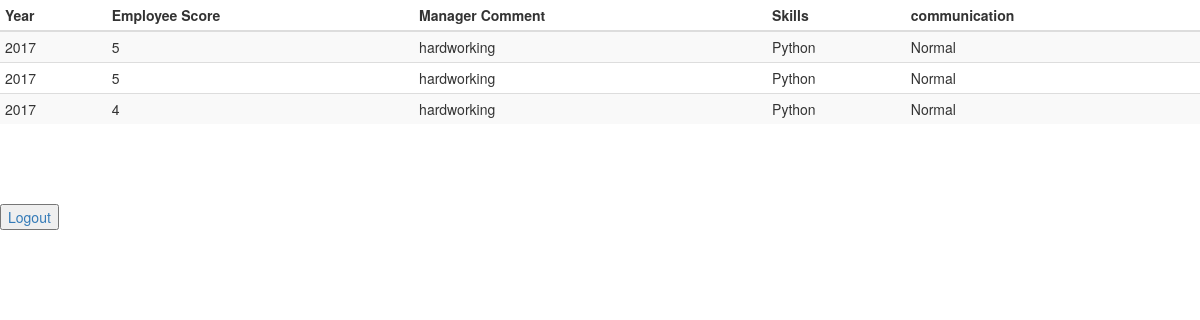
Screenshot of /EmployeeAppraisalapp/ (signed in) with the database file from the repository.
### EmployeeAppraisalapp/models.py (models this page shows)
class Appraisal(models.Model):
    year = models.IntegerField()
    employee_score = models.IntegerField()
    manager_comment = models.CharField(max_length=300)
    competencies = models.ForeignKey(Competencies, on_delete=models.CASCADE)
    employee = models.ForeignKey(Employee, on_delete=models.CASCADE)

class Competencies(models.Model):
    skills = models.CharField(max_length=200)
    communication = models.CharField(max_length=200)

### EmployeeAppraisalapp/views.py (the view)
@login_required
def index(request):
    employee = Employee.objects.get(user=request.user)
    if employee.employee_type == 'CEO' or employee.employee_type == 'Manager':
        employee_list = employee.get_all_children(include_self=False)
        context = {'employee_list': employee_list, 'msg': 'manager'}
    else:
        feedback = Appraisal.objects.filter(employee=employee)
        context = {'feedback': feedback, 'msg': 'employee'}
    return render(request, 'EmployeeAppraisalapp/index.html', context)

### EmployeeAppraisalapp/templates/EmployeeAppraisalapp/index.html (shortened to what this page needs)
<!DOCTYPE html>
<html lang="en">
<head>
    <link rel="stylesheet" href="https://maxcdn.bootstrapcdn.com/bootstrap/3.3.7/css/bootstrap.min.css">
</head>
<body>
{% if msg == "manager" %}
    {% if employee_list %}
        <table class="table table-striped table-condensed">
        <thead>
            <tr>
                <th>Name</th>
                <th>Employee Type</th>
                <th>Report To</th>
                <th>address</th>
            </tr>
        </thead>
        <tbody>
                {% for employee in employee_list%}
                    <tr>
                    <td>{{employee.user.username}}</td>
                    <td>{{employee.employee_type}}</td>
                    <td>{{employee.report_to.user.username}}</td>
                    <td>{{employee.address}}</td>
                    <td><a href="{{employee.id}}/detail">View Previous Feedback</a></td>
                     <td><a href="{{employee.id}}/feedback">Give Feedback</a></td>
                    </tr>
                {% endfor %}
        </tbody>
        </table>
    {%else%}
        <p>No Employee is Assigned to You</p>
    {%endif%}
{%else%}
    {% if feedback %}
    <table class="table table-striped table-condensed">
        <thead>
            <tr>
                <th>Year</th>
                <th>Employee Score</th>
                <th>Manager Comment</th>
                <th>Skills</th>
                <th>communication</th>
            </tr>
        </thead>
        <tbody>
                {% for feed in feedback%}
                    <tr>
                    <td>{{feed.year}}</td>
                    <td>{{feed.employee_score}}</td>
                    <td>{{feed.manager_comment}}</td>
                    <td>{{feed.competencies.skills}}</td>
                    <td>{{feed.competencies.communication}}</td>
                    </tr>
                {% endfor %}
        </tbody>
    </table>
    {%else%}
    <p>No feedback is given yet</p>
    {%endif%}
{%endif%}
<br><br><br>
 <button><a href="{% url 'logout' %}">Logout</a></button>
</body>
</html>

### rows the page displays
Appraisal: year "2017", employee_score "5", manager_comment "hardworking", competencies.skills "Python", competencies.communication "Normal"
Appraisal: year "2017", employee_score "5", manager_comment "hardworking", competencies.skills "Python", competencies.communication "Normal"
Appraisal: year "2017", employee_score "4", manager_comment "hardworking", competencies.skills "Python", competencies.communication "Normal"
